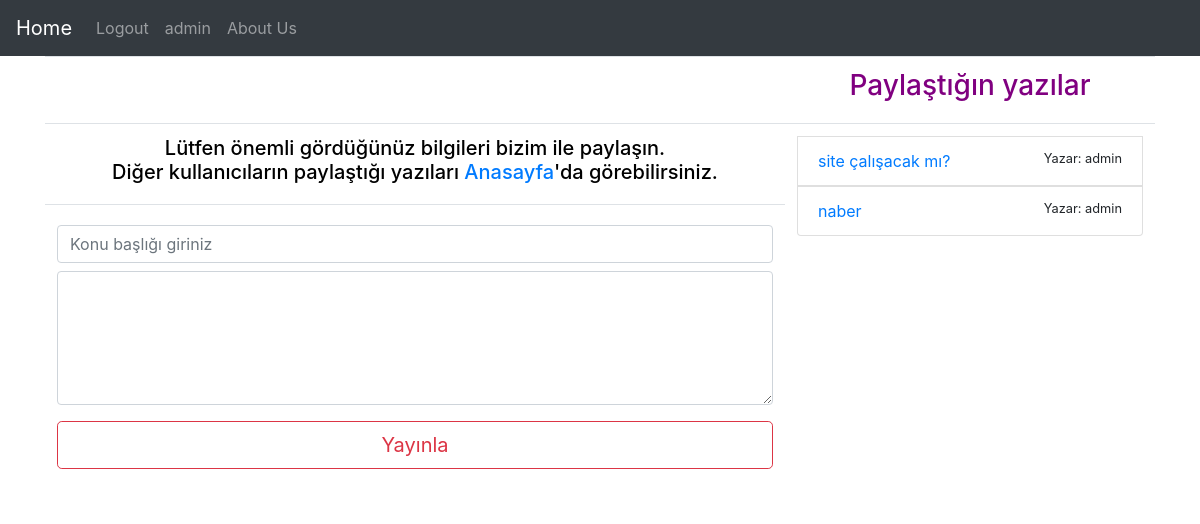
The page /profile/ (signed in) on the database as committed earlier.
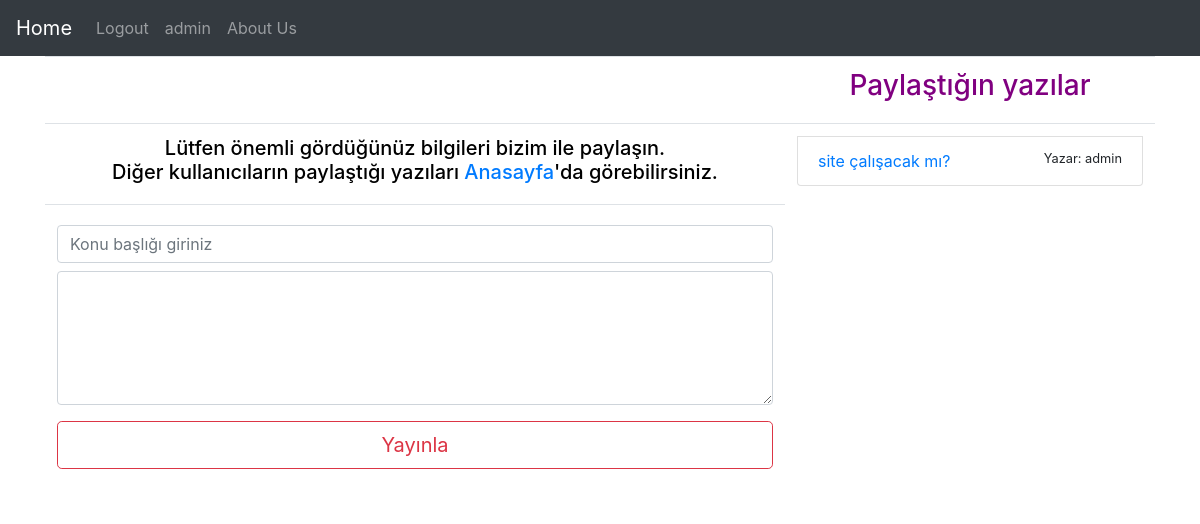
The same page on the database as committed later.
### app/models.py (models this page shows, shortened)
class Post(models.Model):
    content = models.TextField()
    title = models.CharField(max_length=23, blank=True)
    author = models.ForeignKey(User, on_delete=models.CASCADE)
    class Meta:
        db_table = "t_article"

### app/views.py (the view, shortened to what this page needs)
# urls.py: path('profile/',profile),
@login_required(login_url="/login/")
def profile(request):
    users=User.objects.all().exclude(id=request.user.id)
    posts=Post.objects.filter(author=request.user)
    context = {
        "posts": posts,
        "users": users
    }
    return render(request,"profile.html",context)

### templates/profile.html (shortened to what this page needs)
{% extends 'index.html' %}
{% block appbody%}
<table class="table" align="center" border="0" width=90%>
    <tr>
        <th width=60%>
        </th>
        <th width=20%>
            <h3 class="text-center purpletext">Paylaştığın yazılar</h3>
        </th>
    </tr>
    <tr>
        <td width=60%>
            <h5 class="blacktext text-center">
                Lütfen önemli gördüğünüz bilgileri bizim ile paylaşın. <br>
                 Diğer kullanıcıların paylaştığı yazıları <a href="/home/">Anasayfa</a>'da görebilirsiniz.
            </h5>
        </td>
        <td rowspan="2" width=30%>
            <div class="list-group">
                {% for post in posts %}
                <a href="/profile/{{post.id}}">
                    <div class="list-group-item d-flex justify-content-between">
                        <span>
                            {{post.title}}
                        </span>
                </a>
                <small>Yazar: {{post.author}}</small>
            </div>
            {% endfor%}
            </div>
    <tr>
        <td width=60%>
            <form method="POST" action="" class="form-group">
                <input class="form-control my-2" type="text" name="baslik" id="" placeholder="Konu başlığı giriniz" />
                <textarea class="form-control" name="icerik" id="" cols="40" rows="5"></textarea>
                <button class="btn btn-lg btn-block btn-outline-danger my-3" type="submit">Yayınla</button>
            </form>
        </td>
    </tr>
{% endblock %}

Rows that differ between the two databases and show on the page:
removed Post: title "naber", author "admin"
